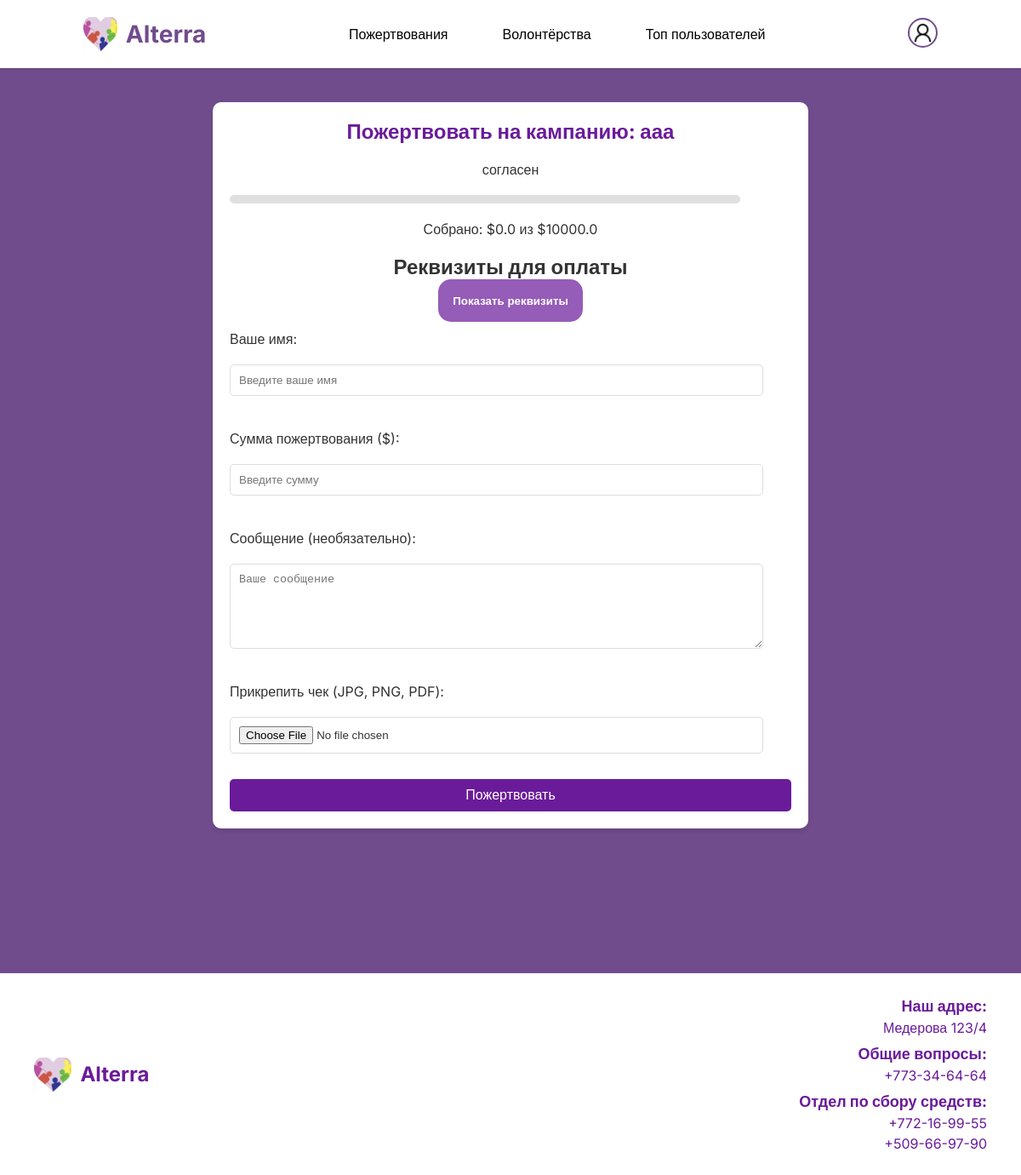
Screenshot of /donate/18 with the database file from the repository.
### tables this page shows
CREATE TABLE campaigns (
    id INTEGER PRIMARY KEY AUTOINCREMENT,
    title TEXT NOT NULL,
    description TEXT NOT NULL,
    image_url TEXT,
    goal REAL NOT NULL,
    collected REAL NOT NULL DEFAULT 0,
    days_left INTEGER NOT NULL
, user_id INTEGER, payment_details TEXT, is_completed BOOLEAN DEFAULT 0, completed_at DATETIME);

### app.py (the view, shortened to what this page needs)
@app.route('/donate/<int:campaign_id>', methods=['GET', 'POST'])
def donate(campaign_id):
    conn = get_db_connection()
    campaign = conn.execute('SELECT * FROM campaigns WHERE id = ?', (campaign_id,)).fetchone()
    user_id = session.get('user_id')
    user = conn.execute("SELECT * FROM users WHERE id = ?", (user_id,)).fetchone() if user_id else None
    if not campaign:
        conn.close()
        return "Кампания не найдена", 404
    return render_template('donate.html', campaign=campaign, user=user)

### app.py (called while the page is built)
def get_db_connection():
    conn = sqlite3.connect(DATABASE)
    conn.row_factory = sqlite3.Row
    return conn

### templates/donate.html (shortened to what this page needs)
<!DOCTYPE html>
<html lang="ru">
<head>
    <link rel="stylesheet" href="{{ url_for('static', filename='css/styles.css') }}">
</head>
<body>
    <div class="container">
        {% include 'header.html' %}
        <main class="donate-page">
            <div class="donate-container">
                <h1>Пожертвовать на кампанию: {{ campaign['title'] }}</h1>
                <p>{{ campaign['description'] }}</p>
                <div class="progress-bar" style="width: 600px;">
                </div>
                <p>Собрано: ${{ campaign['collected'] }} из ${{ campaign['goal'] }}</p>
                <div class="payment-details">
                    <h2>Реквизиты для оплаты</h2>
                    <button class="detailsbutton" onclick="openDetailsModal()">Показать реквизиты</button>
                </div>
                <form id="donation-form" class="donate-form" enctype="multipart/form-data">
                    <label for="name">Ваше имя:</label>
                    <input type="text" id="name" name="name" placeholder="Введите ваше имя" required>
                    <label for="amount">Сумма пожертвования ($):</label>
                    <input type="number" id="amount" name="amount" placeholder="Введите сумму" min="1" required>
                    <label for="message">Сообщение (необязательно):</label>
                    <textarea id="message" name="message" placeholder="Ваше сообщение"></textarea>
                    <label for="receipt">Прикрепить чек (JPG, PNG, PDF):</label>
                    <input type="file" id="receipt" name="receipt" accept=".jpg, .jpeg, .png, .pdf" required>
                    <button type="submit" class="btn">Пожертвовать</button>
                </form>
            </div>
        </main>
        {% include 'footer.html' %}
    </div>
</body>
</html>

### static/css/styles.css (style rules this page uses)
body { margin: 0; padding: 0; font-family: 'Inter', sans-serif; background-color: #714C8D; color: #333; }
.container { width: 100%; }
.progress-bar { background-color: #e0e0e0; height: 10px; margin: 10px 0; overflow: hidden; width: 400px; }
.progress-bar { background-color: rgba(0, 0, 0, 0.1); border-radius: 20px; height: 10px; overflow: hidden; margin: 10px 0; width: 350px; }
.btn { background-color: #ff9800; color: #fff; padding: 10px 15px; border: none; border-radius: 5px; font-size: 16px; cursor: pointer; transition: background-color 0.3s ease; }
.donate-page { display: flex; justify-content: center; align-items: center; flex-direction: column; padding: 20px; margin-top: 100px; }
.donate-container { background-color: #fff; border-radius: 10px; box-shadow: 0 4px 6px rgba(0, 0, 0, 0.1); max-width: 700px; width: 100%; padding: 20px; text-align: center; }
.donate-container h1 { font-size: 24px; color: #6a1b9a; margin-bottom: 20px; }
.donate-container p { font-size: 16px; margin-bottom: 20px; }
.progress-bar { background-color: #e0e0e0; border-radius: 10px; height: 10px; margin: 20px 0; overflow: hidden; }
.donate-form { display: flex; flex-direction: column; gap: 15px; }
.donate-form label { font-size: 16px; text-align: left; }
.donate-form input, .donate-form textarea { width: 95%; padding: 10px; border: 1px solid #ddd; border-radius: 5px; }
.donate-form button { background-color: #6a1b9a; color: #fff; padding: 10px; border: none; border-radius: 5px; font-size: 16px; cursor: pointer; }
form label { display: block; margin: 10px 0 5px; font-size: 16px; color: #333; }
form input, form textarea { width: 100%; padding: 10px; margin-bottom: 15px; border: 1px solid #ddd; border-radius: 5px; }
form textarea { resize: vertical; height: 100px; }
form button { width: 100%; background-color: #6a1b9a; color: #fff; padding: 10px; border: none; border-radius: 5px; font-size: 16px; cursor: pointer; transition: background-color 0.3s ease; }

### templates/header.html (style rules this page uses)
* { margin: 0; padding: 0; box-sizing: border-box; }

### templates/donate.html (style rules this page uses)
.detailsbutton { height: 50px; width: 170px; border-radius: 15px; border: 0; background-color: #955cb8; color: white; font-weight: 600; transition: box-shadow 0.3s ease, transform 0.3s ease; }

### rows the page displays
campaigns: title "ааа", description "согласен", collected "0.0", goal "10000.0"
